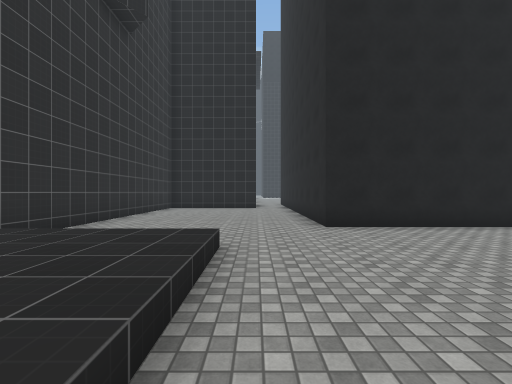
View 1 (above)

22 first-person views from a walk through a scene from a Unity 3-D project. The camera is 1.5 m above the floor, looks level and sees 90° across. The floor is counted in squares, 2 m on a side. Each view is taken from the middle of a square. On the plan, view 1 faces up. The plan holds only what a view shows up to about 9 squares ahead; the rest is blank. The place goes on beyond the plan. The player character is not drawn. Door leaves are left out, so doorways stand open. Some surface patterns are stand-ins.

View 2
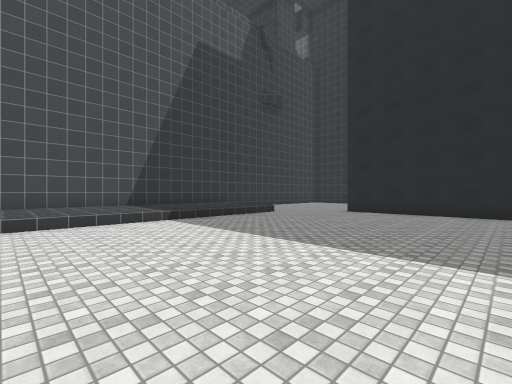

View 3
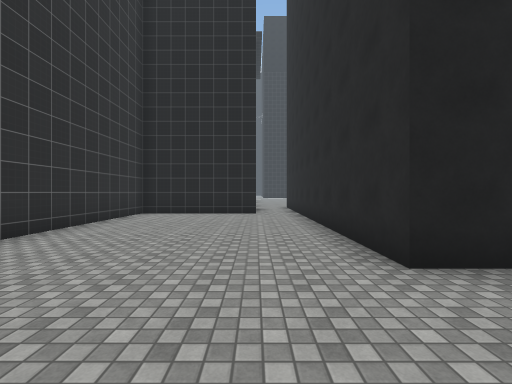

View 4
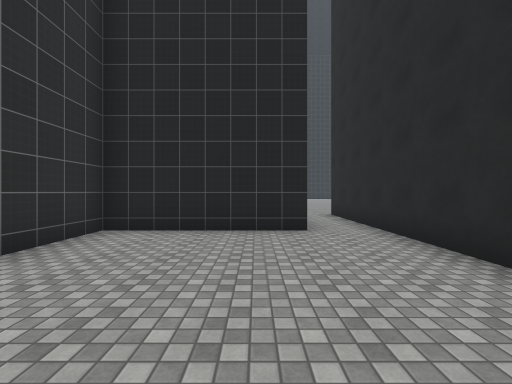

View 5
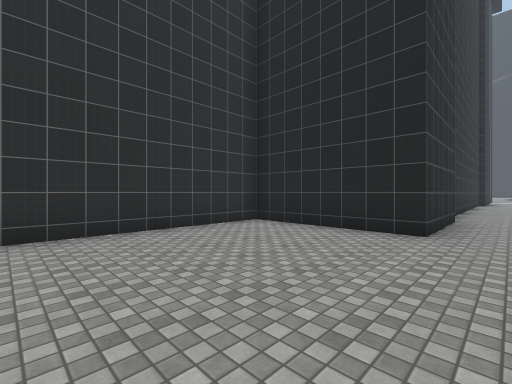

View 6
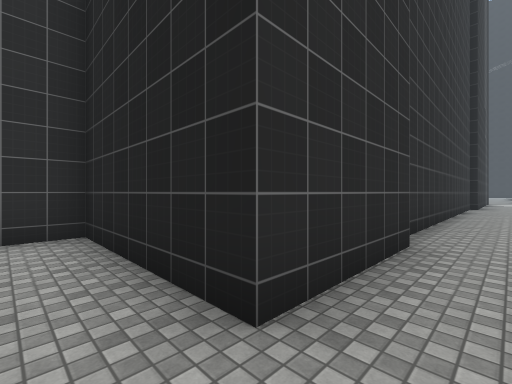

View 7
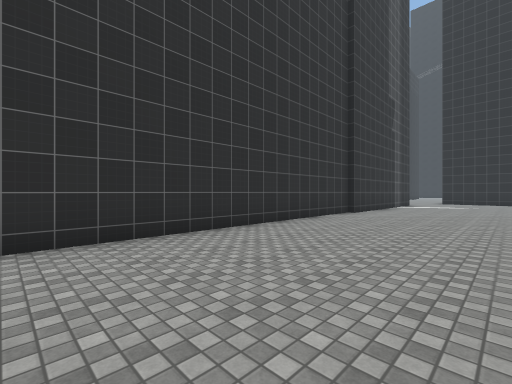

View 8
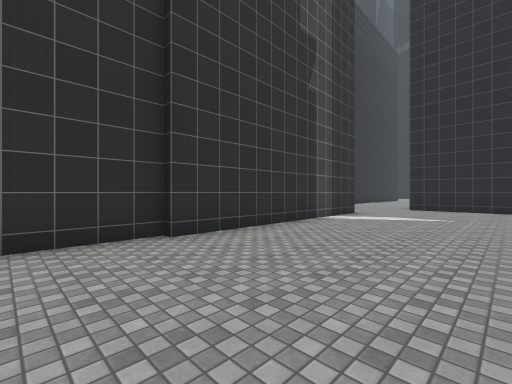

View 9
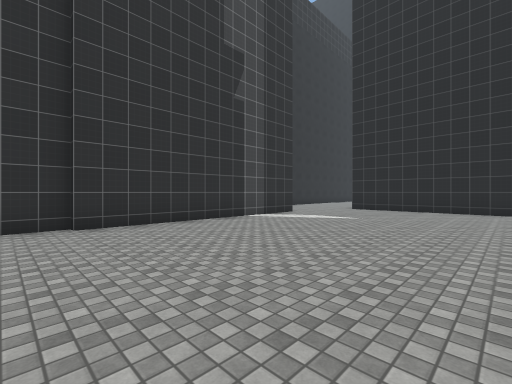

View 10
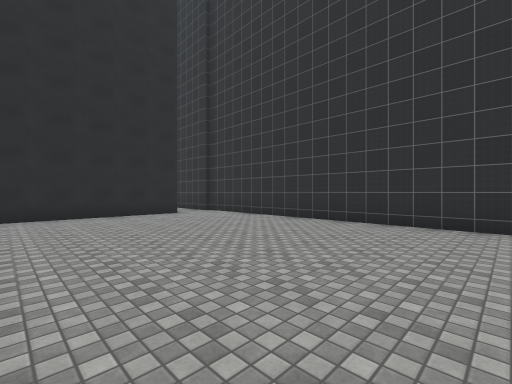

View 11
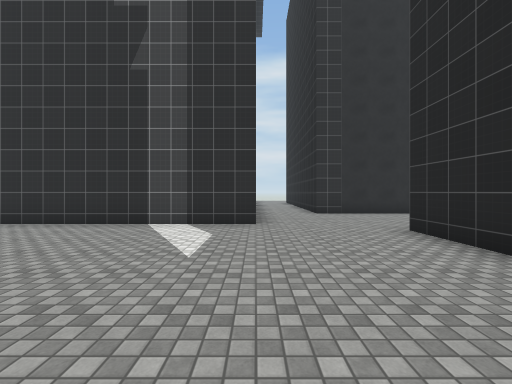

View 12
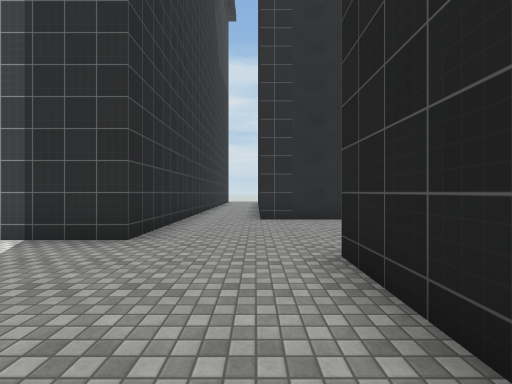

View 13
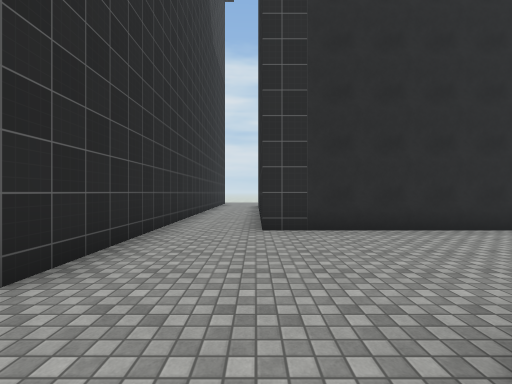

View 14
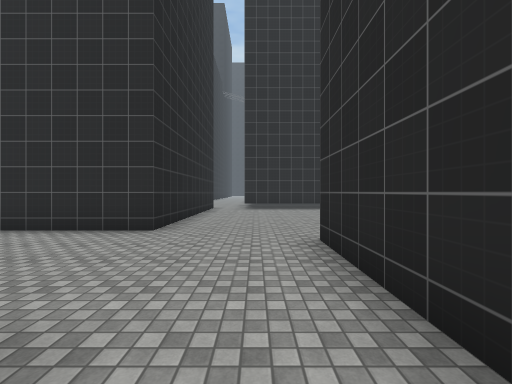

View 15
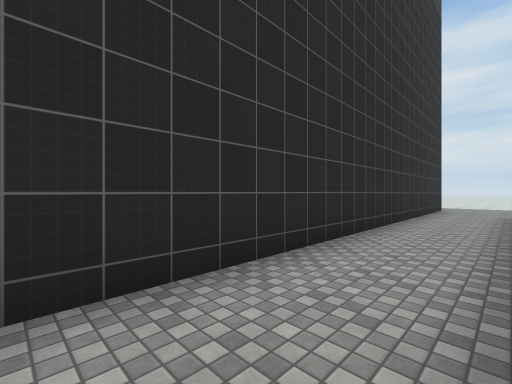

View 16
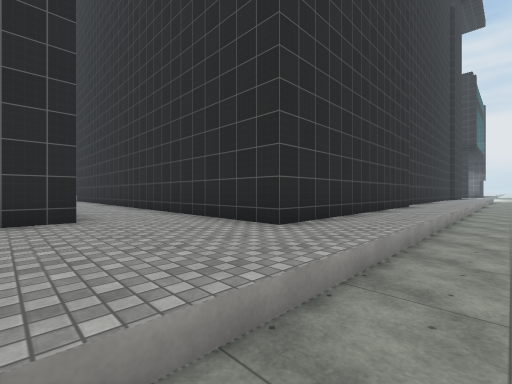

View 17
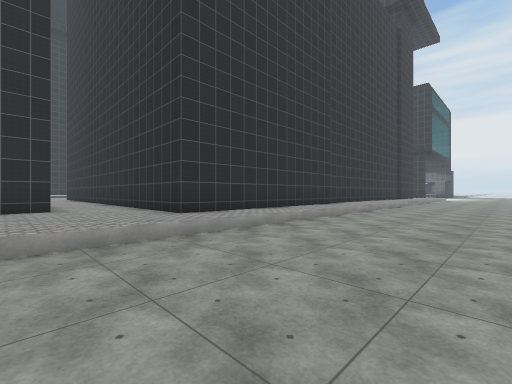

View 18
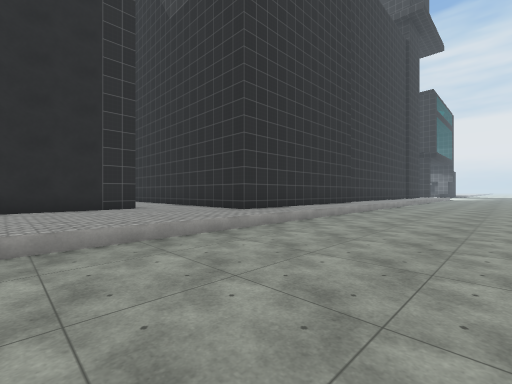

View 19
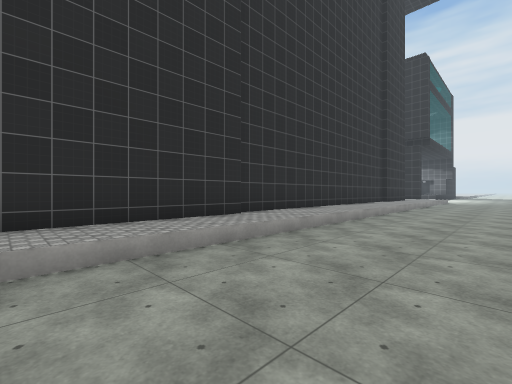

View 20
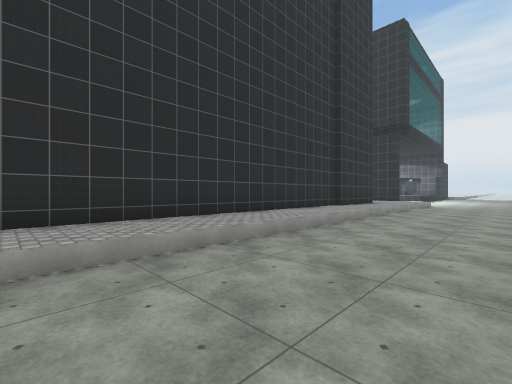

View 21
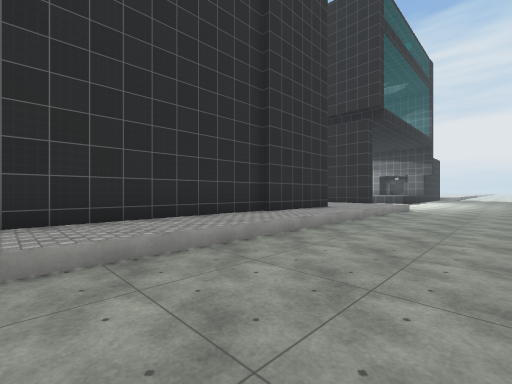

View 22
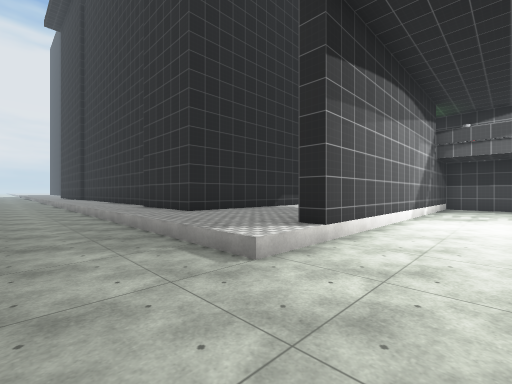

### Floor plan
Key: @ floor where view 1 was taken; # wall or solid block; . main floor; : floor 0.5 m higher than the main floor; - floor 0.5 m lower than the main floor; / step, stairs or slope.
Columns run from 20 left of view 1 to 6 right of it. Each row starts with its distance up from view 1.
 37 ----/...#        #...#
 36 ----/...#        #...#
 35 ----/...#        #...######
 34 ----/...#     ####.........
 33 ----/......................
 32 ----/.###############......
 31 ----/.#             #......
 30 ----/.#             #......
 29 ----/.#             #......
 28 ----/.#             #......
 27 ----/.#             #......
 26 ----/.#             #......
 25 ----/.#            ##......
 24 ----/.#            #.......
 23 ----/.#            #.......
 22  ---/.#            #.......
 21  ---/.#            #.......
 20  ---/.#            #.......
 19  ---/.#            #.......
 18  ---/.#            #.......
 17  ---/.#            #.......
 16  ---/.#            #.......
 15  ---/.#            ##.#####
 14  ---/.#             #.#
 13  ---/.#             #.#
 12  ---/.####      #####.#
 11  ---/.....      #.....#
 10  ---/....       #.....#
  9  ---/..         #.....#
  8  ---//########  #.....#
  7   ------------  #.....#
  6   ------------  #.....#####
  5                 #..........
  4                 #  ........
  3                   ::.......
  2                   ::.......
  1                   ::.......
  0                  :::@......
 -1                 #:::.......
 -2                 #:::.......
 -3                 #:::.......
 -4                 #:::.......

Where each view was taken, in squares from view 1:
view 1: 0 up, 0 right, facing up
view 2: 4 down, 6 right, facing up-left
view 3: 3 up, 0 right, facing up
view 4: 7 up, 1 left, facing up
view 5: 7 up, 1 right, facing up-left
view 6: 11 up, 1 right, facing up-left
view 7: 16 up, 4 right, facing up-left
view 8: 23 up, 4 right, facing up-left
view 9: 24 up, 6 right, facing up-left
view 10: 24 up, 6 right, facing down-left
view 11: 32 up, 6 right, facing left
view 12: 34 up, 4 right, facing left
view 13: 34 up, 2 right, facing left
view 14: 33 up, 4 left, facing right
view 15: 34 up, 2 left, facing down-left
view 16: 35 up, 17 left, facing down-right
view 17: 35 up, 20 left, facing down-right
view 18: 37 up, 20 left, facing down-right
view 19: 29 up, 19 left, facing down-right
view 20: 24 up, 19 left, facing down-right
view 21: 20 up, 19 left, facing down-right
view 22: 6 up, 18 left, facing up-right
